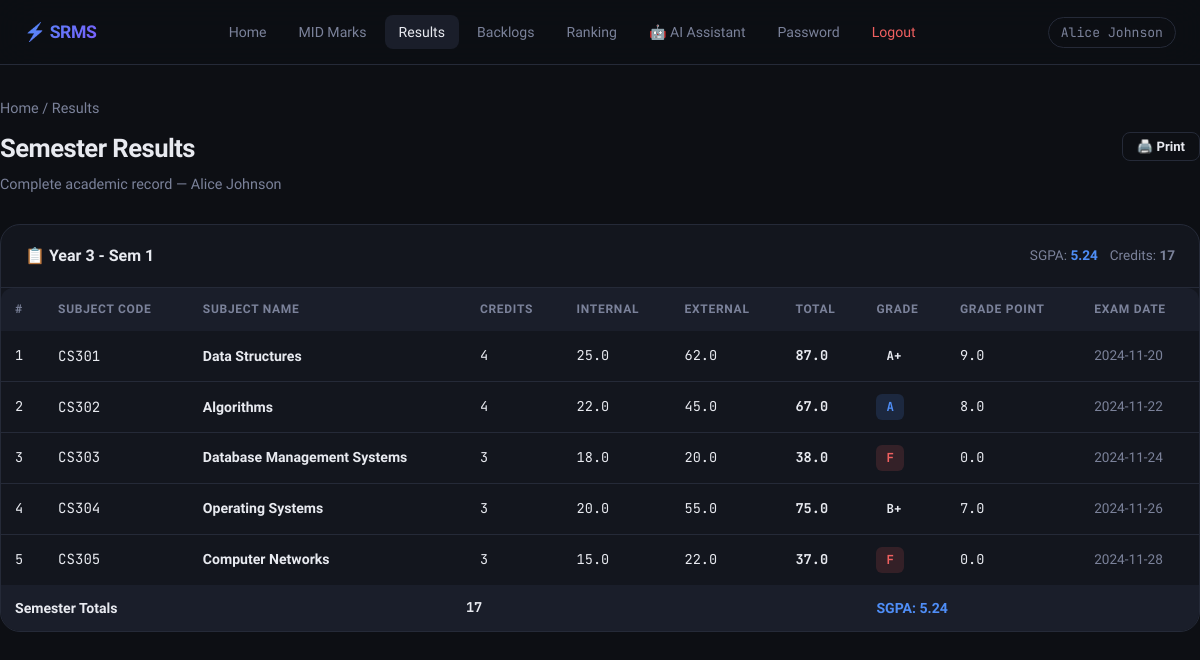
The app's page /student/results (signed in) with its own data.
### tables this page shows
CREATE TABLE semester_results (
            id             INTEGER PRIMARY KEY AUTOINCREMENT,
            student_id     TEXT,
            subject_code   TEXT,
            subject_name   TEXT,
            credits        INTEGER DEFAULT 3,
            internal_marks REAL    DEFAULT 0,
            external_marks REAL    DEFAULT 0,
            total_marks    REAL    DEFAULT 0,
            grade          TEXT,
            grade_point    REAL    DEFAULT 0,
            year           INTEGER,
            semester       INTEGER,
            exam_date      TEXT,
            UNIQUE(student_id, subject_code, year, semester)
        );

### app.py (the view)
@app.route('/student/results')
@student_required
def student_results():
    con = get_db(); cur = con.cursor()
    results = _all(cur,
        "SELECT * FROM semester_results WHERE student_id=?"
        " ORDER BY year,semester,subject_code", (session['hallticket'],))
    con.close()
    semesters = {}
    for r in results:
        semesters.setdefault(f"Year {r['year']} - Sem {r['semester']}", []).append(r)
    return render_template('student_results.html', semesters=semesters)

### app.py (called while the page is built)
def get_db():
    con = sqlite3.connect(DB_PATH)
    con.row_factory = sqlite3.Row   # rows behave like dicts
    con.execute("PRAGMA foreign_keys = ON")
    return con

def _all(cur, sql, params=()):
    return [dict(r) for r in cur.execute(sql, params).fetchall()]

def student_required(f):
    @wraps(f)
    def d(*a, **kw):
        if session.get('role') != 'student': return redirect(url_for('student_login'))
        return f(*a, **kw)
    return d

### templates/student_results.html (shortened to what this page needs)
{% extends 'base.html' %}
{% block nav_links %}
  <a href="{{ url_for('student_dashboard') }}">Home</a>
  <a href="{{ url_for('student_mid_marks') }}">MID Marks</a>
  <a href="{{ url_for('student_results') }}" class="active">Results</a>
  <a href="{{ url_for('student_backlogs') }}">Backlogs</a>
  <a href="{{ url_for('student_ranking') }}">Ranking</a>
  <a href="{{ url_for('backlog_assistant') }}">🤖 AI Assistant</a>
  <a href="{{ url_for('student_change_password') }}">Password</a>
  <a href="{{ url_for('logout') }}" class="logout">Logout</a>
{% endblock %}
{% block content %}
<div class="container page-wrap">
  <div class="page-header flex flex-between">
    <div>
      <p class="breadcrumb"><a href="{{ url_for('student_dashboard') }}">Home</a> / Results</p>
      <h1>Semester Results</h1>
      <p>Complete academic record — {{ session.user }}</p>
    </div>
    <button class="btn btn-ghost btn-sm no-print" onclick="window.print()">🖨️ Print</button>
  </div>
  {% if semesters %}
    {% for sem_label, rows in semesters.items() %}
    {% set total_gp = namespace(val=0) %}
    {% set total_cr = namespace(val=0) %}
    {% for r in rows %}
      {% set total_gp.val = total_gp.val + r.grade_point * r.credits %}
      {% set total_cr.val = total_cr.val + r.credits %}
    {% endfor %}
    {% set sgpa = (total_gp.val / total_cr.val)|round(2) if total_cr.val else 0 %}
    <div class="card mb-24">
      <div class="card-header">
        <h3>📋 {{ sem_label }}</h3>
        <div class="flex gap-12">
          <span class="text-muted text-sm">SGPA: <strong style="color:var(--accent)">{{ sgpa }}</strong></span>
          <span class="text-muted text-sm">Credits: <strong>{{ total_cr.val }}</strong></span>
        </div>
      </div>
      <div class="table-wrap">
        <table>
          <thead>
            <tr>
              <th>#</th>
              <th>Subject Code</th>
              <th>Subject Name</th>
              <th>Credits</th>
              <th>Internal</th>
              <th>External</th>
              <th>Total</th>
              <th>Grade</th>
              <th>Grade Point</th>
              <th>Exam Date</th>
            </tr>
          </thead>
          <tbody>
            {% for r in rows %}
            <tr>
              <td class="td-num">{{ loop.index }}</td>
              <td class="text-mono">{{ r.subject_code }}</td>
              <td><strong>{{ r.subject_name }}</strong></td>
              <td class="td-num">{{ r.credits }}</td>
              <td class="td-num">{{ r.internal_marks }}</td>
              <td class="td-num">{{ r.external_marks }}</td>
              <td class="td-num"><strong>{{ r.total_marks }}</strong></td>
              <td><span class="grade-badge grade-{{ r.grade }}">{{ r.grade }}</span></td>
              <td class="td-num">{{ r.grade_point }}</td>
              <td class="text-muted text-sm">{{ r.exam_date or '—' }}</td>
            </tr>
            {% endfor %}
          </tbody>
          <tfoot>
            <tr style="background:var(--bg3);font-weight:700;">
              <td colspan="3" style="padding:12px 14px;">Semester Totals</td>
              <td class="td-num">{{ total_cr.val }}</td>
              <td colspan="3"></td>
              <td colspan="2" style="padding:12px 14px;color:var(--accent)">SGPA: {{ sgpa }}</td>
              <td></td>
            </tr>
          </tfoot>
        </table>
      </div>
    </div>
    {% endfor %}
  {% else %}
  <div class="empty-state">
    <span class="empty-icon">📋</span>
    <p>No semester results found yet.</p>
  </div>
  {% endif %}
</div>
{% endblock %}

### static/css/style.css (style rules this page uses)
:root { --bg: #0d0f14; --bg2: #13161e; --bg3: #1a1e2a; --border: #252a38; --border2: #2f3648; --text: #e8eaf0; --muted: #7b829a; --accent: #4f8ef7; --accent2: #7c5cfc; --green: #3ecf8e; --red: #f06060; --yellow: #f5c842; --orange: #f5884a; --radius: 12px; --radius-lg: 20px; --shadow: 0 4px 24px rgba(0,0,0,.5); --transition: .18s cubic-bezier(.4,0,.2,1); }
*, *::before, *::after { box-sizing: border-box; margin: 0; padding: 0; }
html { scroll-behavior: smooth; }
body { font-family: 'Sora', sans-serif; background: var(--bg); color: var(--text); min-height: 100vh; line-height: 1.6; font-size: 15px; }
a { color: var(--accent); text-decoration: none; }
.container { max-width: 1200px; margin: 0 auto; padding: 0 24px; }
.page-wrap { padding: 32px 0 64px; }
.nav-links a { color: var(--muted); font-size: .88rem; font-weight: 500; padding: 6px 14px; border-radius: 8px; transition: all var(--transition); }
.nav-links a:hover, .nav-links a.active { color: var(--text); background: var(--bg3); }
.nav-links a.logout { color: var(--red); }
.btn { display: inline-flex; align-items: center; justify-content: center; gap: 8px; padding: 10px 20px; border-radius: 10px; font-family: inherit; font-size: .9rem; font-weight: 600; cursor: pointer; border: 1px solid transparent; transition: all var(--transition); text-decoration: none; white-space: nowrap; }
.btn-sm { padding: 6px 14px; font-size: .82rem; border-radius: 8px; }
.btn-ghost { background: transparent; color: var(--text); border-color: var(--border); }
.card { background: var(--bg2); border: 1px solid var(--border); border-radius: var(--radius-lg); overflow: hidden; margin-bottom: 24px; }
.card-header { padding: 18px 24px; border-bottom: 1px solid var(--border); display: flex; align-items: center; justify-content: space-between; gap: 12px; }
.card-header h3 { font-size: 1rem; font-weight: 700; }
.table-wrap { overflow-x: auto; border-radius: var(--radius); }
table { width: 100%; border-collapse: collapse; font-size: .88rem; }
thead tr { background: var(--bg3); }
thead th { padding: 12px 14px; text-align: left; font-size: .75rem; text-transform: uppercase; letter-spacing: .06em; color: var(--muted); font-weight: 700; white-space: nowrap; }
tbody tr { border-bottom: 1px solid var(--border); transition: background var(--transition); }
tbody tr:last-child { border-bottom: none; }
tbody td { padding: 12px 14px; }
.td-num { font-family: 'JetBrains Mono', monospace; font-size: .85rem; }
.grade-badge { display: inline-block; padding: 3px 10px; border-radius: 6px; font-size: .78rem; font-weight: 700; font-family: 'JetBrains Mono', monospace; }
.grade-A { background: rgba(79,142,247,.15); color: var(--accent); }
.grade-F { background: rgba(240,96,96,.15); color: var(--red); }
.page-header { margin-bottom: 28px; }
.page-header h1 { font-size: 1.6rem; font-weight: 800; letter-spacing: -.02em; margin-bottom: 4px; }
.page-header p { color: var(--muted); font-size: .9rem; }
.breadcrumb { font-size: .8rem; color: var(--muted); margin-bottom: 8px; }
.breadcrumb a { color: var(--muted); }
.flex { display: flex; }
.flex-between { justify-content: space-between; align-items: center; }
.gap-12 { gap: 12px; }
.mb-24 { margin-bottom: 24px; }
.text-muted { color: var(--muted); }
.text-sm { font-size: .85rem; }
.text-mono { font-family: 'JetBrains Mono', monospace; }

### records on screen
semester_results: subject_code "CS301", subject_name "Data Structures", credits "4", internal_marks "25.0", external_marks "62.0", total_marks "87.0", grade "A+", grade_point "9.0", exam_date "2024-11-20"
semester_results: subject_code "CS302", subject_name "Algorithms", credits "4", internal_marks "22.0", external_marks "45.0", total_marks "67.0", grade "A", grade_point "8.0", exam_date "2024-11-22"
semester_results: subject_code "CS303", subject_name "Database Management Systems", credits "3", internal_marks "18.0", external_marks "20.0", total_marks "38.0", grade "F", grade_point "0.0", exam_date "2024-11-24"
semester_results: subject_code "CS304", subject_name "Operating Systems", credits "3", internal_marks "20.0", external_marks "55.0", total_marks "75.0", grade "B+", grade_point "7.0", exam_date "2024-11-26"
semester_results: subject_code "CS305", subject_name "Computer Networks", credits "3", internal_marks "15.0", external_marks "22.0", total_marks "37.0", grade "F", grade_point "0.0", exam_date "2024-11-28"

### other values on screen
{{ session['user'] }} "Alice Johnson"
{{ session.user }} "Alice Johnson"
{{ sem_label }} "Year 3 - Sem 1"
{{ sgpa }} "5.24"
{{ total_cr.val }} "17"
